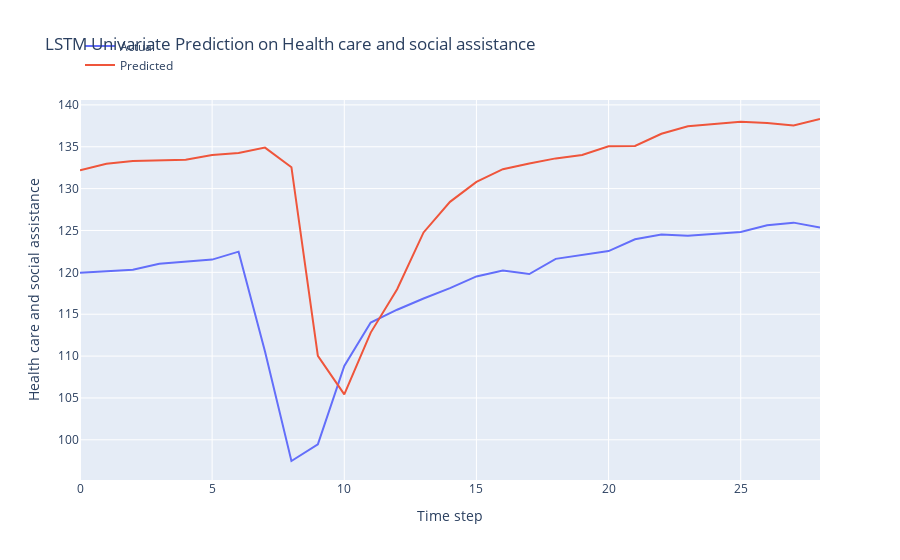

Notebook source saved alongside this figure:
### Markdown cell above
LSTM Model Development

### Code cell
n_features = 1
X_train = X_train.reshape(X_train.shape[0], X_train.shape[1], n_features)

# define model
model = Sequential()
model.add(Bidirectional(LSTM(64, activation='relu', input_shape=(n_steps, n_features), return_sequences=True)))
model.add(Dropout(0.7))
model.add(LSTM(32, activation='relu'))
model.add(Dense(1))


def r_squared(y_true, y_pred):
    SS_res =  K.sum(K.square(y_true - y_pred)) 
    SS_tot = K.sum(K.square(y_true - K.mean(y_true))) 
    return ( 1 - SS_res/(SS_tot + K.epsilon()) )

# Compile the model

from keras.optimizers import Adam

optimizer = Adam(learning_rate = 0.001, clipnorm=1.0)
model.compile(optimizer = optimizer, 
              loss = 'mse',
              metrics = [r_squared])

early_stopping = EarlyStopping(monitor='val_loss', patience=5, restore_best_weights=True)

# fit model
history = model.fit(X_train, y_train, 
          epochs = 100,
          batch_size = 32,
          verbose = 0,
          callbacks=[early_stopping],
          validation_split = 0.2,
          shuffle = False)

# Obtain the MSE and R-squared from the last epoch
last_epoch_mse = history.history['loss'][-1]
last_epoch_r_squared = history.history['r_squared'][-1]
last_epoch_mse_val = history.history['val_loss'][-1]
last_epoch_r_squared_val = history.history['val_r_squared'][-1]

# Print the MSE and R-squared
print("Mean Squared Error (MSE) from the last epoch:", last_epoch_mse)
print("R-squared from the last epoch:", last_epoch_r_squared)
print("Val Mean Squared Error (MSE) from the last epoch:", last_epoch_mse_val)
print("Val R-squared from the last epoch:", last_epoch_r_squared_val)

# plot loss and r2 score
plt.figure(figsize=(10, 6))

# Plot train loss
plt.plot(history.history['loss'], label='Train Loss')
plt.plot(history.history['val_loss'], label='Val Loss')

# Plot train R-squared score
plt.plot(history.history['r_squared'], label='Train R2')
plt.plot(history.history['val_r_squared'], label='Validation R2')

plt.title('Model Training and Validation Loss and R-squared Score')
plt.xlabel('Epochs')
plt.ylabel('Value')
plt.legend()
plt.grid(True)
plt.show()

# Evaluate the model
loss = model.evaluate(X_test, y_test)
print("MSE and R_squared:", loss)

# make prediction on test data
X_test = X_test.reshape(X_test.shape[0], X_test.shape[1], n_features)
y_pred = model.predict(X_test)

# Print the first 5 predictions and actual values
print("Predictions:")
flattened_predictions = [pred[0] for pred in y_pred[:10]]
print(flattened_predictions)
# print(y_pred[:10].tolist())
print("Actual values:")
rounded_actual_values = [round(value, len(str(prediction).split('.')[1])) for value, prediction in zip(y_test[:10], flattened_predictions)]
print(rounded_actual_values)

# plot the actual and predicted values for test data
trace1 = go.Scatter(x=np.arange(len(y_test)), y=y_test.flatten(), mode='lines', name='Actual')
trace2 = go.Scatter(x=np.arange(len(y_pred)), y=y_pred.flatten(), mode='lines', name='Predicted')

# Create layout
layout = go.Layout(
    title='LSTM Univariate Prediction on Health care and social assistance',
    xaxis=dict(title='Time step'),
    yaxis=dict(title='Health care and social assistance'),
    legend=dict(x=0, y=1.18)
)

# Create figure
fig = go.Figure(data=[trace1, trace2], layout=layout)

# Show plot
fig.show()

### Figure 1 — Plotly figure (JSON) as saved in the notebook; plotly's stock layout.template omitted (floating-point values rounded to 4 significant figures)
{"data": [{"mode": "lines", "name": "Actual", "type": "scatter", "x": [0, 1, 2, 3, 4, 5, 6, 7, 8, 9, 10, 11, 12, 13, 14, 15, 16, 17, 18, 19, 20, 21, 22, 23, 24, 25, 26, 27, 28], "y": [120.0, 120.1, 120.3, 121.0, 121.3, 121.5, 122.5, 110.5, 97.47, 99.45, 108.8, 114.0, 115.5, 116.9, 118.1, 119.5, 120.2, 119.8, 121.6, 122.1, 122.5, 123.9, 124.5, 124.4, 124.6, 124.8, 125.6, 125.9, 125.3]}, {"mode": "lines", "name": "Predicted", "type": "scatter", "x": [0, 1, 2, 3, 4, 5, 6, 7, 8, 9, 10, 11, 12, 13, 14, 15, 16, 17, 18, 19, 20, 21, 22, 23, 24, 25, 26, 27, 28], "y": [132.2, 133.0, 133.3, 133.4, 133.5, 134.0, 134.2, 134.9, 132.6, 110.0, 105.4, 112.8, 118.0, 124.8, 128.4, 130.8, 132.3, 133.0, 133.6, 134.0, 135.1, 135.1, 136.5, 137.4, 137.7, 138.0, 137.8, 137.5, 138.3]}], "layout": {"legend": {"x": 0, "y": 1.18}, "title": {"text": "LSTM Univariate Prediction on Health care and social assistance"}, "xaxis": {"title": {"text": "Time step"}}, "yaxis": {"title": {"text": "Health care and social assistance"}}}}
